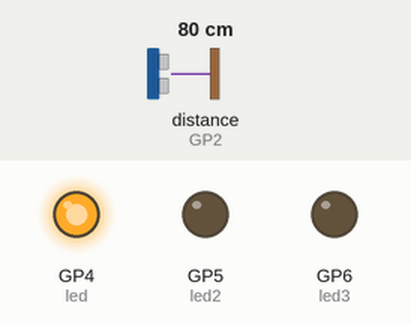
Recording of a program running on a simulated Raspberry Pi Pico running MicroPython. On the bench: output pins drawn as LEDs (lit = HIGH). The test bench sets the inputs (shaded band); at power-on: distance to the obstacle (sensor on GP2) 80 cm. The echo pulse lasts 58.3 µs per cm; pins used as bus, display or sensor lines are not drawn.

Above: at 1.2 s.
1.3 s: distance to the obstacle (sensor on GP2) set to 94 cm
2.8 s: distance to the obstacle (sensor on GP2) set to 105 cm
At 3.3 s:
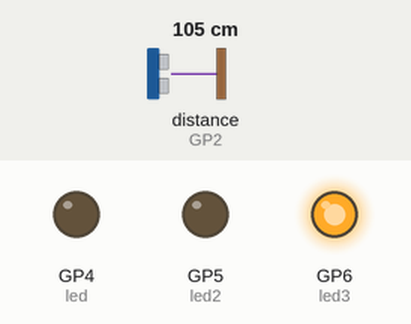
Timing chart, 0 to 5.8 s (numbered marks = the images above; inputs shaded):
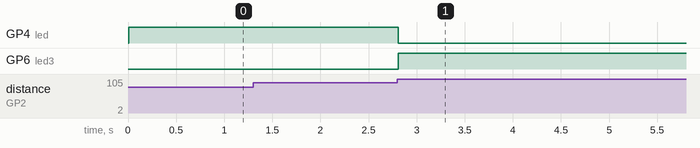

The program:

distance.py
```python
# This code is Distance sensor in Pico
# Red LED - Tank is full
# Green LED - Tank is empty
# Yellow LED - Tank Water level is medium

from machine import Pin
import utime

trigger = Pin(3, Pin.OUT)
echo = Pin(2, Pin.IN)
led = Pin(4, Pin.OUT)
led2 = Pin(5, Pin.OUT)
led3 = Pin(6, Pin.OUT)

def ultra():
  global signalon
  global signaloff
  trigger.low()
  utime.sleep_us(2)
  trigger.high()
  utime.sleep_us(5)
  trigger.low()
  while echo.value()==0:
    signaloff = utime.ticks_us()
  while echo.value()==1:
    signalon = utime.ticks_us()
  timepassed = signalon - signaloff
  distance = (timepassed*0.0343)/2
  if distance<100:
    led.on()
  else:
    led.off()
  if distance>300:
    led2.on()
  else:
    led2.off()
  if 100<distance<400:
    led3.on()
  else:
    led3.off()

while True:
  ultra()
```

Measured:
- the behaviour switches between 99 and 100 cm on distance to the obstacle (sensor on GP2) (found by bisection; images 0 and 1)
- after the input at 1.3 s, every drawn part: stays the same
- after the input at 2.8 s, GP4 (led): HIGH → LOW at once; GP6 (led3): LOW → HIGH at once
